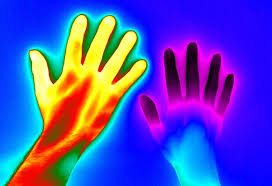
#> input picture data/hand1.jpeg, 272 x 186 px, found by its file name
$ jupyter execute --allow-errors '1 A. Understanding Pillow (PIL) Library.ipynb'   (older library calls are emulated)   (text cells are left out)
#> lines starting #> are read from the running program, lines starting #| are printed output that depends on the picture; pictures that were not available may be replaced by others from this repository, and a replacement may not be noted
[cell 1]
from PIL import Image

#reference document - http:pillow.readdocs.io/Image.html

[cell 2]
img = Image.open("hand1.jpeg")
#> img is the input picture: PIL image 272x186 RGB; mean R, G, B 81, 74.2, 189.4

[cell 3]
img

[cell 4]
print(img)
#| <PIL.JpegImagePlugin.JpegImageFile image mode=RGB size=272x186 at 0x7FD8729E4810>

[cell 5]
img.format
#> Out = 'JPEG'

[cell 6]
img.mode
#> Out = 'RGB'

[cell 7]
img.size #width,height
#> Out = (272, 186)

[cell 8]
small_img = img.resize((200,300)) # this will squish the image to 200,200 without cropping
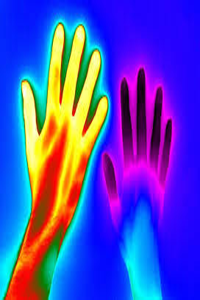
#> small_img: PIL image 200x300 RGB; mean R, G, B 80.9, 74.2, 189.4

[cell 9]
small_img.save("sample_small.jpg") #to save in drive

[cell 10]
small_img.save("blow_up.jpg") #resize to bigger image

[cell 11]
img.thumbnail((100,200))
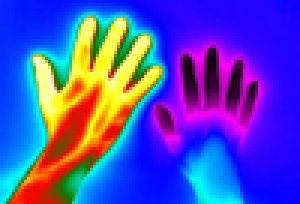
#> img: PIL image 100x68 RGB (shown 3 times larger); mean R, G, B 80.9, 74.2, 189.4
img.save("timbnail.jpg") #this will keep the aspect ratio and resize image.

[cell 12]
print(img.size) # the image is not 100, 200 but 100,100. It takes first element and resize image keeping aspect ration
#| (100, 68)

[cell 13]
#lets blow up the same image
img.resize((800,800))
img.save("blownup.jpg") #this using inplace where, editing same image than storing in as another name

[cell 14]
print(img.size)
#| (100, 68)

[cell 15]
image2 = Image.open("sunset1.jpg")
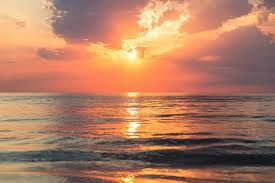
#> input picture data/sunset1.jpeg, 275 x 183 px, given in place of sunset1.jpg, which was not available
#> image2 is the input picture: PIL image 275x183 RGB; mean R, G, B 175.8, 124.3, 97.5

[cell 16]
image2

[cell 17]
print(image2)
#| <PIL.JpegImagePlugin.JpegImageFile image mode=RGB size=275x183 at 0x7FD87299D110>

[cell 18]
cropped_image = image2.crop((0,0,100,100)) ## 0,0 is top coordinate to 100 x and 100 y coordinates
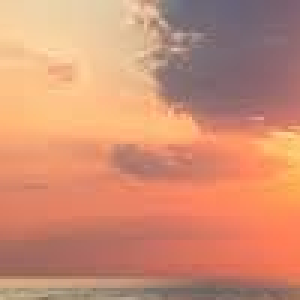
#> cropped_image: PIL image 100x100 RGB (shown 3 times larger); mean R, G, B 207.1, 142.7, 114.9

[cell 19]
cropped_image.save("cropped.jpg")

[cell 20]
cropped_image

[cell 21]
# overlay two images Image 3 and Image 4

[cell 22]
image3 = Image.open("sunset1.jpg")
image4 = Image.open("blow_up.jpg")
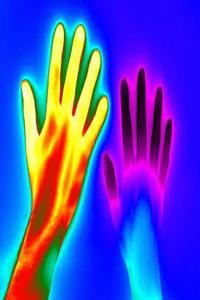
#> image4: PIL image 200x300 RGB; mean R, G, B 80.8, 74.3, 189.2

[cell 23]
image3.size
#> Out = (275, 183)

[cell 24]
image4.size
#> Out = (200, 300)

[cell 25]
image4_copy = image4.copy() #create a copy of image4 (bigger image)
image4_copy.paste(image3, (50,50)) # now we pasting image3 on image4_copy starting from 50, 50 pixel
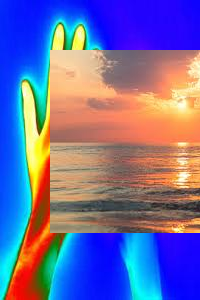
#> image4_copy: PIL image 200x300 RGB; mean R, G, B 112.5, 108.3, 159.7
image4_copy.save("overlay.jpg")

[cell 26]
#image4_copy

[cell 27]
image3.rotate(45) # rotates the image by 90 degree, rotate 45 degree will lose information

[cell 28]
image3.rotate(45, expand = True) #this to keep all the values of image.
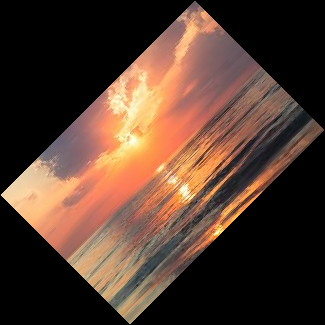
#> Out: PIL image 325x325 RGB; mean R, G, B 83.8, 59.3, 46.5

[cell 29]
# Transpose flip image

[cell 30]
image3.transpose(Image.FLIP_LEFT_RIGHT) # mirror image
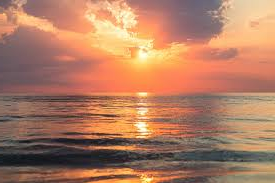
#> Out: PIL image 275x183 RGB; mean R, G, B 175.8, 124.3, 97.5

[cell 31]
image3.transpose(Image.FLIP_TOP_BOTTOM)
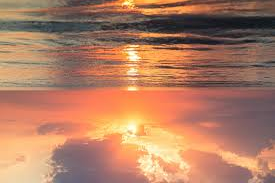
#> Out: PIL image 275x183 RGB; mean R, G, B 175.8, 124.3, 97.5

[cell 32]
# image to greyscale
grey_image = image3.convert("L") # converts to greyleevel image can use RGB to convert to color
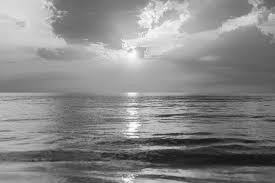
#> grey_image: PIL image 275x183 L; min 17, max 253, mean 136.7
grey_image
